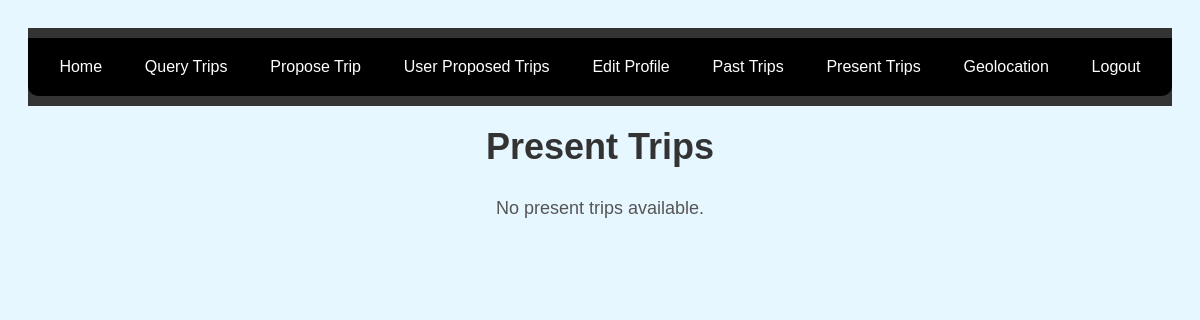
Before: /presentTrips with the older database file.
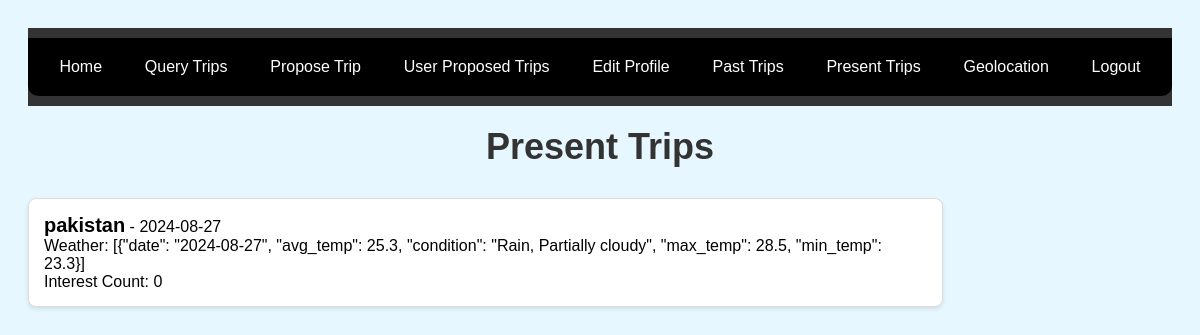
After: the same page with the newer database file.
### main.py (models this page shows)
class ProposedTrip(db.Model):
    id = db.Column(db.Integer, primary_key=True)
    user_id = db.Column(db.String(36), nullable=False)
    trip_id = db.Column(db.String(36), unique=True, nullable=False)
    location = db.Column(db.String(100), nullable=False)
    date = db.Column(db.String(20), nullable=False)
    weather = db.Column(db.String(2000), nullable=False)
    interest_count = db.Column(db.Integer, default=0)

### main.py (the view)
@app.route('/presentTrips', methods=['GET'])
def present_trips():
    try:
        today = datetime.today().strftime('%Y-%m-%d')
        present_trips = ProposedTrip.query.filter(ProposedTrip.date >= today).all()
        return render_template('presentTrips.html', present_trips=present_trips)
    except SQLAlchemyError as db_error:
        error_message = f"Database error: {str(db_error)}"
        app.logger.error(error_message)  # Log the error
        return render_template('error.html', error_message=error_message), 500
    except Exception as e:
        error_message = f"An unexpected error occurred: {str(e)}"
        app.logger.error(error_message)  # Log the error
        return render_template('error.html', error_message=error_message), 500

### templates/presentTrips.html (shortened to what this page needs)
<!DOCTYPE html>
<html lang="en">
<head>
</head>
<body>
 <header>
        <nav>
            <a href="{{ url_for('runIndex') }}">Home</a>
            <a href="{{ url_for('query') }}">Query Trips</a>
            <a href="{{ url_for('proposed_trips') }}">Propose Trip</a>
            <a href="{{ url_for('user_proposed_trips') }}">User Proposed Trips</a>
            <a href="{{ url_for('edit_profile') }}">Edit Profile</a>
            <a href="{{ url_for('past_trips') }}">Past Trips</a>
            <a href="{{ url_for('present_trips') }}">Present Trips</a>
            <a id="geolocation-link" href="{{ url_for('geolocation') }}">Geolocation</a>
            <a href="/">Logout</a>
        </nav>
    </header>
    <h1>Present Trips</h1>
    {% if present_trips %}
        <ul>
            {% for trip in present_trips %}
                <li>
                    <strong>{{ trip.location }}</strong> - {{ trip.date }} <br>
                    Weather: {{ trip.weather }} <br>
                    Interest Count: {{ trip.interest_count }}
                </li>
            {% endfor %}
        </ul>
    {% else %}
        <p>No present trips available.</p>
    {% endif %}
</body>
</html>

### templates/presentTrips.html (style rules this page uses)
body { font-family: Arial, sans-serif; background-color: #e6f7ff; padding: 20px; }
header { background-color: #333; padding: 10px 0; }
nav { display: flex; justify-content: space-around; background-color: #000; padding: 10px; border-radius: 0 0 10px 10px; }
nav a { color: #fff; text-decoration: none; padding: 10px; border-radius: 5px; transition: background-color 0.3s; }
h1 { color: #333; text-align: center; margin-top: 20px; font-size: 36px; margin-bottom: 30px; }
ul { list-style-type: none; padding: 0; width: 80%; }
li { background-color: #fff; border: 1px solid #ddd; margin: 15px 0; padding: 15px; border-radius: 8px; box-shadow: 0 2px 4px rgba(0, 0, 0, 0.1); transition: transform 0.3s ease-in-out; }
strong { font-size: 20px; }

Changed rows visible on the page:
added ProposedTrip: location "pakistan", date "2024-08-27", weather "[{\"date\": \"2024-08-27\", \"avg_temp\": 25.3, \"condition\": \"Rain, Partially cloudy\", \"max_temp\": 28.5, \"min_temp\": 23.3}]", interest_count "0"
Other visible differences:
text no longer shown: "No present trips available."
